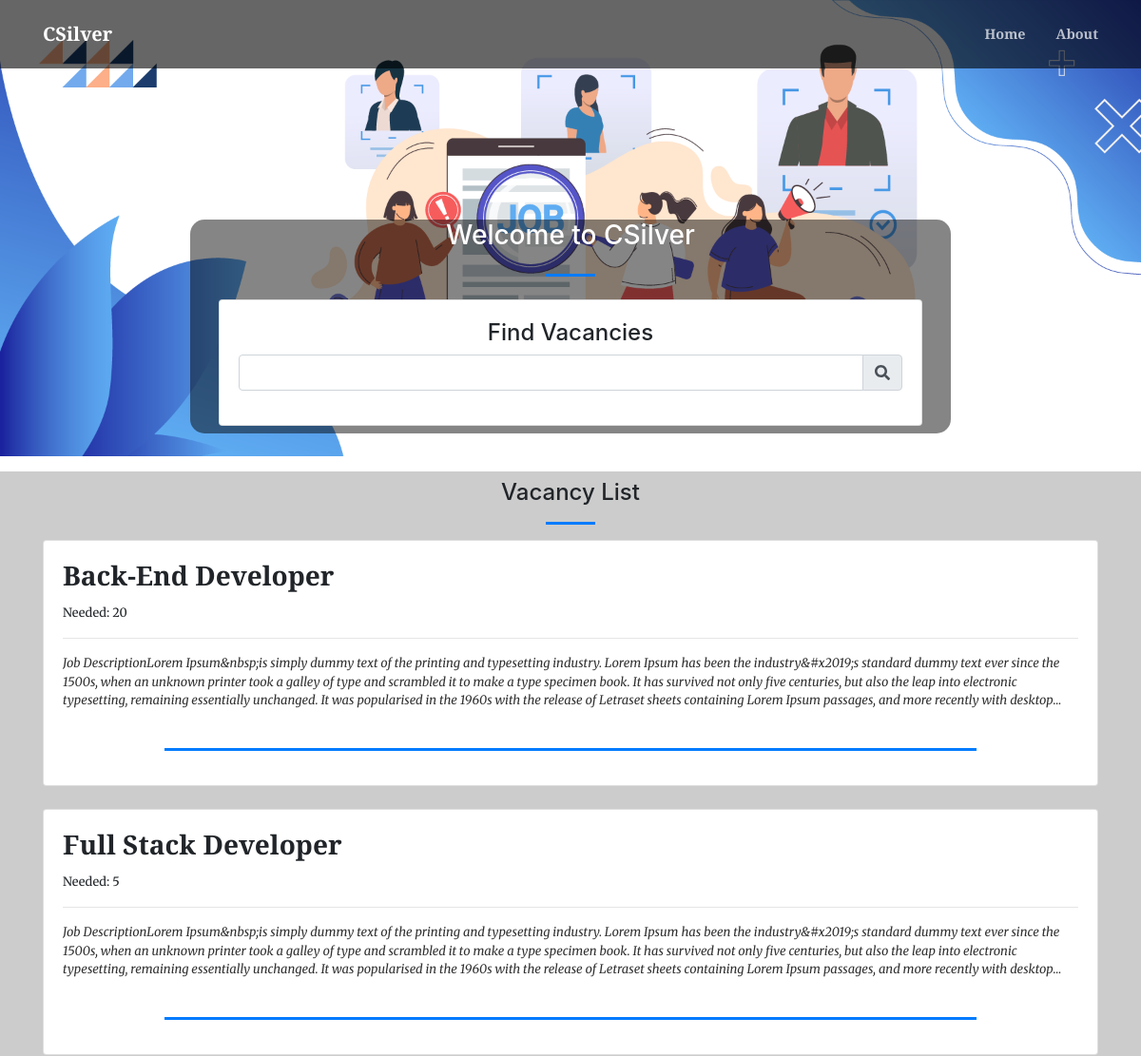
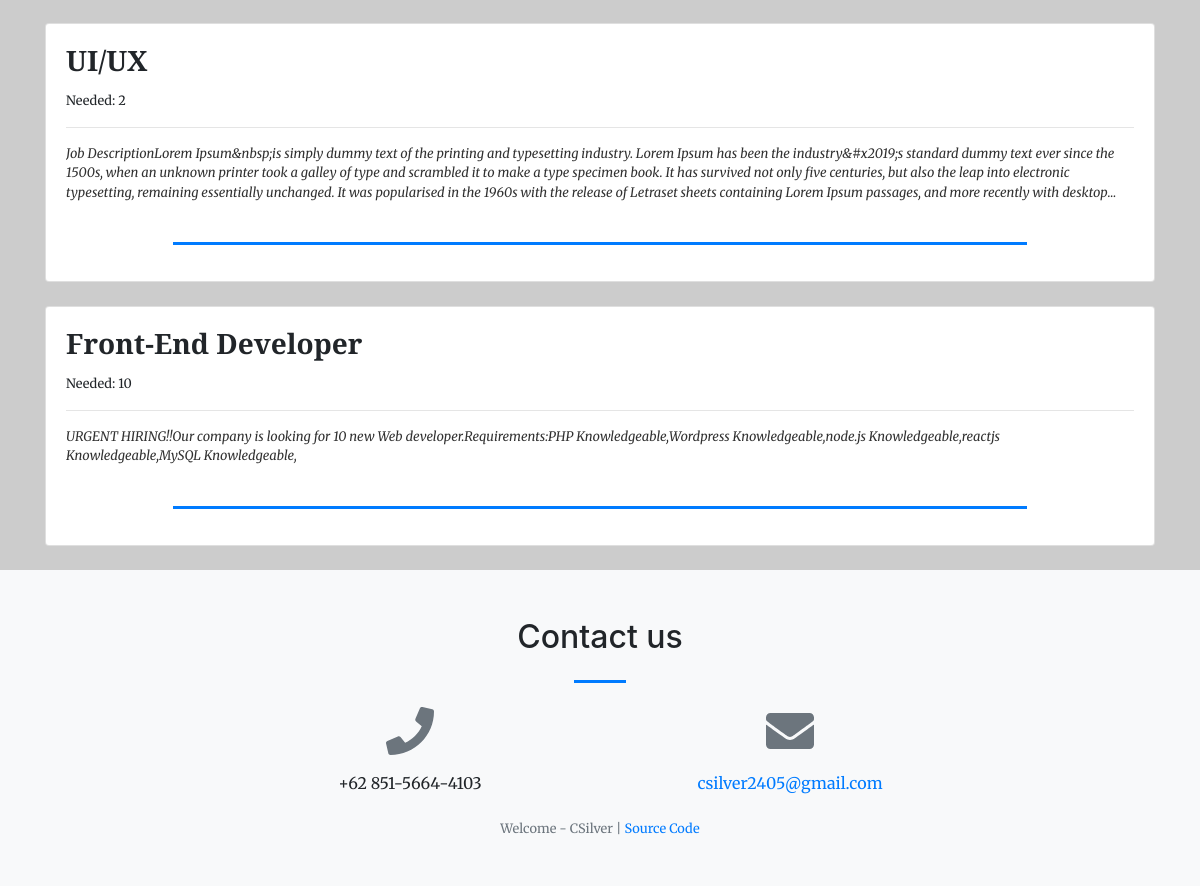
The page / on the database its author committed (2 pictures, top to bottom).
### tables this page shows
CREATE TABLE `vacancy` (
  `id` int(30) NOT NULL,
  `position` varchar(200) NOT NULL,
  `availability` int(30) NOT NULL,
  `description` text NOT NULL,
  `status` tinyint(1) NOT NULL DEFAULT 1,
  `date_created` datetime NOT NULL DEFAULT current_timestamp()
);

### home.php (the view, shortened to what this page needs)
<?php
include 'admin/db_connect.php';
?>
<header class="masthead">
    <div class="container-fluid h-100">
        <div class="row h-100 align-items-center justify-content-center text-center">
            <div class="col-lg-8 align-self-end mb-4 page-title">
                <h3 class="text-white">Welcome to
                    <?php echo $_SESSION['setting_name']; ?>
                </h3>
                <hr class="divider my-4" />
                <div class="col-md-12 mb-2 text-left">
                    <div class="card">
                        <div class="card-body">
                            <h4 class="text-center">Find Vacancies</h4>
                            <div class="form-group">
                                <div class="input-group">
                                    <input type="text" class="form-control" id="filter">
                                    <div class="input-group-append">
                                        <span class="input-group-text"><i class="fa fa-search">
                                            </i>
                                        </span>
                                    </div>
                                </div>
                            </div>
                        </div>
                    </div>
                </div>
            </div>
        </div>
    </div>
</header>
<section id="list">
    <div class="container mt-3 pt-2">
        <h4 class="text-center">Vacancy List</h4>
        <hr class="divider">
        <?php
            $vacancy = $conn->query("SELECT * FROM vacancy order by date(date_created) desc ");
            while($row = $vacancy->fetch_assoc()):
            $trans = get_html_translation_table(HTML_ENTITIES,ENT_QUOTES);
            unset($trans["\""], $trans["<"], $trans[">"], $trans["<h2"]);
            $desc = strtr(html_entity_decode($row['description']),$trans);
            $desc=str_replace(array("<li>","</li>"), array("",","), $desc);
        ?>
        <div class="card vacancy-list" data-id="<?php echo $row['id'] ?>">
            <div class="card-body">
                <h3>
                    <b class="filter-txt"><?php echo $row['position'] ?></b>
                </h3>
                <span>
                    <small>Needed: <?php echo $row['availability'] ?></small>
                </span>
                <hr>
                <larger class="truncate filter-txt">
                    <?php echo strip_tags($desc) ?>
                </larger>
                <br>
                <hr class="divider" style="max-width: calc(80%)">
            </div>
        </div>
        <br>
        <?php endwhile; ?>
    </div>
</section>

### index.php (shortened to what this page needs)
<!DOCTYPE html>
<html lang="en">
<?php
    include('header.php');
?>
<body id="page-top">
    <nav class="navbar navbar-expand-lg navbar-light fixed-top py-3" id="mainNav">
        <div class="container">
            <a class="navbar-brand js-scroll-trigger" href="./"><?php echo $_SESSION['setting_name'] ?></a>
            <div class="collapse navbar-collapse" id="navbarResponsive">
                <ul class="navbar-nav ml-auto my-2 my-lg-0">
                    <li class="nav-item"><a class="nav-link js-scroll-trigger" href="index.php?page=home">Home</a></li>
                    <li class="nav-item"><a class="nav-link js-scroll-trigger" href="index.php?page=about">About</a>
                    </li>
                </ul>
            </div>
        </div>
    </nav>
    <?php
        $page = isset($_GET['page']) ? $_GET['page'] : "home";
        include $page . '.php';
    ?>
    <footer class="bg-light py-5">
        <div class="container">
            <div class="row justify-content-center">
                <div class="col-lg-8 text-center">
                    <h2 class="mt-0">Contact us</h2>
                    <hr class="divider my-4" />
                </div>
            </div>
            <div class="row">
                <div class="col-lg-4 ml-auto text-center mb-5 mb-lg-0">
                    <i class="fas fa-phone fa-3x mb-3 text-muted"></i>
                    <div><?php echo $_SESSION['setting_contact'] ?></div>
                </div>
                <div class="col-lg-4 mr-auto text-center">
                    <i class="fas fa-envelope fa-3x mb-3 text-muted"></i>
                    <a class="d-block"
                        href="mailto:<?php echo $_SESSION['setting_email'] ?>"><?php echo $_SESSION['setting_email'] ?></a>
                </div>
            </div>
        </div>
        <br>
        <div class="container">
            <div class="small text-center text-muted">Welcome - <?php echo $_SESSION['setting_name'] ?> | <a
                    href="https://github.com/Halimp07" target="_blank">Source Code</a></div>
        </div>
    </footer>
</body>
</html>

### header.php (shortened to what this page needs)
<link href="https://cdnjs.cloudflare.com/ajax/libs/magnific-popup.js/1.1.0/magnific-popup.min.css" rel="stylesheet" />
<link href="admin/assets/vendor/bootstrap-datepicker/css/bootstrap-datepicker.css" rel="stylesheet" />
<link href="css/styles.css" rel="stylesheet" />
<link href="admin/assets/css/select2.min.css" rel="stylesheet">

### home.php (style rules this page uses)
.vacancy-list { cursor: pointer; }

### rows shown on the page
vacancy: position "Back-End Developer", availability "20", description "Job DescriptionLorem Ipsum&nbsp;is simply dummy text of the printing and typesetting industry. Lorem Ipsum has been the industry&#x2019;s standard dummy text ever since the 1500s, when an unknown printer took a galley of type and scrambled it to make a type specimen book. It has survived not only five centuries, but also the leap into electronic typesetting, remaining essentially unchanged. It was popularised in the 1960s with the release of Letraset sheets containing Lorem Ipsum passages, and more recently with…"
vacancy: position "Full Stack Developer", availability "5", description "Job DescriptionLorem Ipsum&nbsp;is simply dummy text of the printing and typesetting industry. Lorem Ipsum has been the industry&#x2019;s standard dummy text ever since the 1500s, when an unknown printer took a galley of type and scrambled it to make a type specimen book. It has survived not only five centuries, but also the leap into electronic typesetting, remaining essentially unchanged. It was popularised in the 1960s with the release of Letraset sheets containing Lorem Ipsum passages, and more recently with…"
vacancy: position "UI/UX", availability "2", description "Job DescriptionLorem Ipsum&nbsp;is simply dummy text of the printing and typesetting industry. Lorem Ipsum has been the industry&#x2019;s standard dummy text ever since the 1500s, when an unknown printer took a galley of type and scrambled it to make a type specimen book. It has survived not only five centuries, but also the leap into electronic typesetting, remaining essentially unchanged. It was popularised in the 1960s with the release of Letraset sheets containing Lorem Ipsum passages, and more recently with…"
vacancy: position "Front-End Developer", availability "10", description "URGENT HIRING!!Our company is looking for 10 new Web developer.Requirements:PHP Knowledgeable,Wordpress Knowledgeable,node.js Knowledgeable,reactjs Knowledgeable,MySQL Knowledgeable,"

### other values the page prints
$_SESSION['setting_name'] "CSilver"
$_SESSION['setting_contact'] "+62 851-5664-4103"
$_SESSION['setting_email'] "csilver2405@gmail.com"
